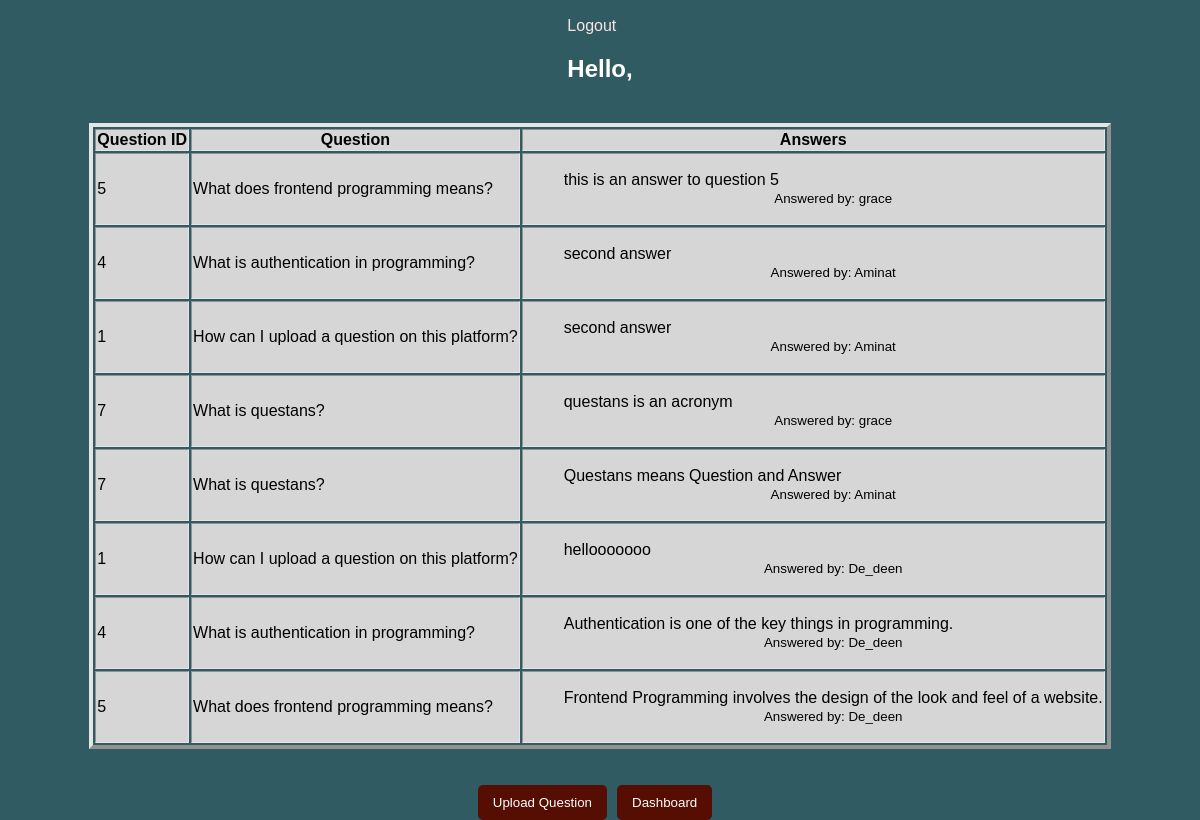
The page /all-answers.php on the database its author committed.
### tables this page shows
CREATE TABLE `answers` (
  `id` int(11) NOT NULL,
  `answer` varchar(255) NOT NULL,
  `user_id` int(11) NOT NULL,
  `question_id` int(11) NOT NULL,
  `created_at` timestamp NOT NULL DEFAULT current_timestamp() ON UPDATE current_timestamp()
);

CREATE TABLE `questions` (
  `id` int(11) NOT NULL,
  `question` text NOT NULL,
  `user_id` int(11) NOT NULL,
  `created_at` timestamp NOT NULL DEFAULT current_timestamp() ON UPDATE current_timestamp()
);

CREATE TABLE `users` (
  `id` int(11) NOT NULL,
  `username` varchar(255) NOT NULL,
  `pass` varchar(255) NOT NULL,
  `created_at` timestamp NOT NULL DEFAULT current_timestamp() ON UPDATE current_timestamp()
);

### all-answers.php (the view, shortened to what this page needs)
<?php
include_once 'model/db_conn.php';
 ?>
<!DOCTYPE html>
<html>
<head>
	<link rel="stylesheet" type="text/css" href="assets/css/style.css">
</head>
<body>
    <div style="margin-top: 5px; color: #fff">
    <p><a href="logout.php">Logout</a></p>
        <h2>Hello, <?php echo $_SESSION['username']; ?></h2>
    </div>
    <div>
        <table border="4">
            <tr>
                <th>Question ID</th>
                <th>Question</th>
                <th>Answers</th>
            </tr>
            <?php
            $sql = mysqli_query($conn, "SELECT answers.answer, users.username, questions.question, answers.question_id, questions.user_id
            FROM answers
            INNER JOIN users ON answers.user_id = users.id
            INNER JOIN questions ON answers.question_id = questions.id
            ");
            while ($result = mysqli_fetch_array($sql)) {?>
            <tr>
                <td><?php echo $result['question_id'];?></td>
                <td><?php echo $result['question'];?></td>
                <td>
                    <ul type="none">
                        <li><?php echo $result['answer'] ?></li>
                        <li><small><center><?php echo "Answered by: ". $result['username'] ?><center></small></li>
                    </ul>
                </td>
            </tr>
            <?php } ?>
        </table>
    </div>
       <br><br>
    <div>
        <button><a style="color: #fff; text-decoration: none" href="ask-question.php">Upload Question</a></button>
        <button><a style="color: #fff; text-decoration: none" href="dashboard.php">Dashboard</a></button>
    </div>
</body>
</html>

### assets/css/style.css (style rules this page uses)
body { background: #315b63; display: flex; justify-content: center; align-items: center; height: 100vh; flex-direction: column; }
* { font-family: sans-serif; box-sizing: border-box; }
a { text-decoration: none; color: #f7e3e2; }
h2 { text-align: center; margin-bottom: 40px; }
button { float: right; background: #560d02; float: left; padding: 10px 15px; color: #fff; border-radius: 5px; margin-right: 10px; border: none; }
table { border-color: #e6e5e5; }
tr { background-color: #d6d6d6; }

### rows shown on the page
answers: question "5", question.question "What does frontend programming means?", answer "this is an answer to question 5", user.username "grace"
answers: question "4", question.question "What is authentication in programming?", answer "second answer", user.username "Aminat"
answers: question "1", question.question "How can I upload a question on this platform?", answer "second answer", user.username "Aminat"
answers: question "7", question.question "What is questans?", answer "questans is an acronym", user.username "grace"
answers: question "7", question.question "What is questans?", answer "Questans means Question and Answer", user.username "Aminat"
answers: question "1", question.question "How can I upload a question on this platform?", answer "hellooooooo", user.username "De_deen"
answers: question "4", question.question "What is authentication in programming?", answer "Authentication is one of the key things in programming.", user.username "De_deen"
answers: question "5", question.question "What does frontend programming means?", answer "Frontend Programming involves the design of the look and feel of a website.", user.username "De_deen"
